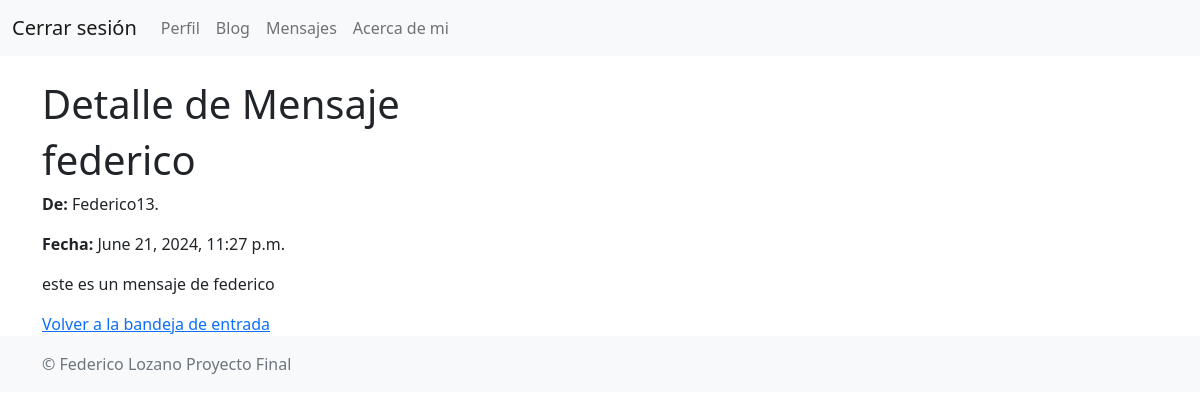
The app's page /user_messages/2/ (signed in) with its own data.
### user_messages/models.py (models this page shows, shortened)
class Message(models.Model):
    sender = models.ForeignKey(User, related_name='sent_messages', on_delete=models.CASCADE)
    recipient = models.ForeignKey(User, related_name='received_messages', on_delete=models.CASCADE)
    subject = models.CharField(max_length=200)
    body = models.TextField()
    timestamp = models.DateTimeField(auto_now_add=True)

### user_messages/views.py (the view)
# urls.py: path('<int:message_id>/', views.message_detail, name='message_detail'),
@login_required
def message_detail(request, message_id):
    message = get_object_or_404(Message, id=message_id)
    return render(request, 'messages/message_detail.html', {'message': message})

### user_messages/templates/messages/message_detail.html (shortened to what this page needs)
{% extends 'base.html' %}
{% block content %}
    <h1>Detalle de Mensaje</h1>
    <h1>{{ message.subject }}</h1>
    <p><strong>De:</strong> {{ message.sender.username }}</p>
    <p><strong>Fecha:</strong> {{ message.timestamp }}</p>
    <p>{{ message.body }}</p>
    <a href="{% url 'inbox' %}">Volver a la bandeja de entrada</a>
{% endblock %}

### records on screen
Message: subject "federico", sender.username "Federico13.", timestamp "June 21, 2024, 11:27 p.m.", body "este es un mensaje de federico"
